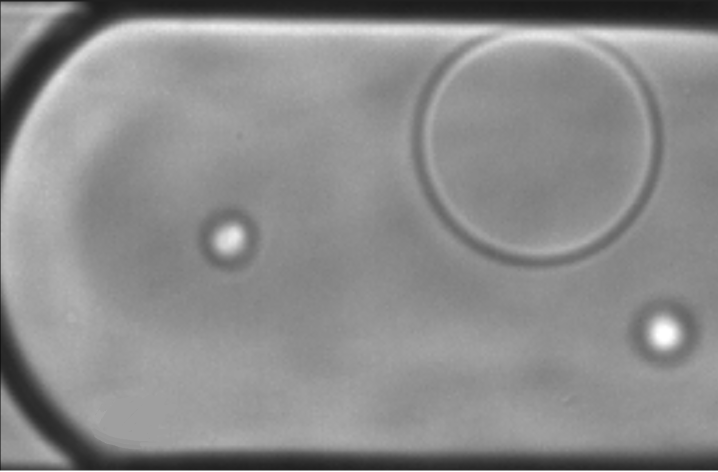
//> input picture CellularAutomata/droplets/cellImageWithsmallblobremoved.png, 1436 x 944 px, given in place of cell2.avi, which was not available (shown at 1/2 size)
$ ./CellularAutomata   (built with g++ and OpenCV 4)
//> lines starting //> are read from the running program, lines starting //| are printed output that depends on the picture; after the words box and inside, x2 and y2 are one past the last pixel; in counts of white or black regions, pixels touching at a corner belong together; pictures that were not available may be replaced by others from this repository, and a replacement may not be noted
#include <iostream>
#include <string>
#include <opencv2/core.hpp>
#include <opencv2/imgproc.hpp>
#include <opencv2/videoio.hpp>
#include <opencv2/highgui.hpp>
using namespace std;
using namespace cv;


const int cellVelocity = 26;

Mat backgroundMask(Mat theImage);	//returns a matrix which you can add to original image to remove
									//the background

bool curveDetect(Mat& cellCurve, int span, int start, int threshold, int morphCols);

int findPosFirstWhite(Mat& frontCurve);

Mat largeDotDetection(Mat& input);

void shiftImage(Mat& img, int xShift, int yShift);

void integrateMatrices(Mat& accumalator, Mat& next);

int findCircles(vector<vector<Point>>& contours, Mat &referenceImage);

void adjustDivider(Mat& divider, int dividerXPos);

int main(int argc, char* argv[])
{
	const char* inputVideoName = "images/cell2.avi";
	const char* frontCellCurve = "images/frontCellCurve.png";
	const char* backCellCurve = "images/backCellCurve.png";

	cout << inputVideoName << endl;
	VideoCapture inputVideo(inputVideoName);
	Mat inputFrames, thresholded, sobel, borderMask, backCurve, frontCurve, sobelX, summed,
		smallDots, finale, largeDots;

	Mat test;


	inputVideo >> inputFrames;
//> inputFrames is the input picture: 944 rows x 1436 cols, CV_8UC3; min 0, max 255, mean 139.1

	cvtColor(inputFrames, inputFrames, COLOR_BGR2GRAY);
//> inputFrames: 944 rows x 1436 cols, CV_8UC1

	// borderMask = backgroundMask(inputFrames);

	//All windows for the curve of the droplet
	namedWindow("input", WINDOW_AUTOSIZE); //Stores the input frame

	namedWindow("finale", WINDOW_AUTOSIZE);

	cv::Mat frontCurveMorph = imread(frontCellCurve, 0);
//> frontCellCurve.png cannot be read in this run, so this picture is empty
	threshold(frontCurveMorph, frontCurveMorph, 250, 255, THRESH_BINARY);

	int curveMorphSum = (int)sum(frontCurveMorph)[0];
//> curveMorphSum = 0

	cv::Mat backCurveMorph = imread(backCellCurve, 0);
//> backCellCurve.png cannot be read in this run, so this picture is empty
	threshold(backCurveMorph, backCurveMorph, 250, 255, THRESH_BINARY);

	cv::Mat squareMorph = cv::Mat::ones(cv::Size(3, 3), CV_8U);

	cv::Mat morphLineErosion = (cv::Mat_<uchar>(5, 5) <<
		0, 0, 0, 0, 0,
		0, 0, 0, 0, 0,
		1, 1, 1, 1, 1,
		0, 0, 0, 0, 0,
		0, 0, 0, 0, 0);

	Mat_<int> ellipses(7, 7);
	ellipses <<
		  0,  0,  0, -1,  0,  0,  0,
		  0,  0, -1,  1, -1,  0,  0,
		  0, -1,  1,  1,  1, -1,  0,
		 -1,  1,  1,  0,  1,  1, -1,
		  0, -1,  1,  1,  1, -1,  0,
		  0,  0, -1,  1, -1,  0,  0,
		  0,  0,  0, -1,  0,  0,  0;


	Mat ellipseMorph = getStructuringElement(MORPH_ELLIPSE, Size(5,5));

	Mat_<float> sobelMinusX(3, 3);
	sobelMinusX << 1, 0, -1, 2, 0, -2, 1, 0, -1;

	vector<vector<Point>> contours;

	waitKey(NULL);

	/******* Temoprarily create the border mask by manually created lines to remove anything not in the *******/
	/******************************************* Droplet Channel **********************************************/

	borderMask = cv::Mat::zeros(cv::Size(256, 256), CV_8U);
	// Creates the north border
	line(borderMask, Point(0, 47), Point(255, 47), Scalar(255), 2);
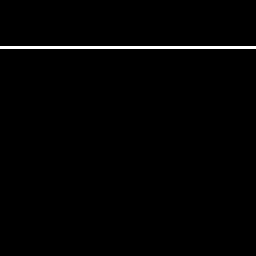
//> borderMask: 256 rows x 256 cols, CV_8UC1; 1.2% white; 1 white region, box (x1, y1, x2, y2) and area: (0, 46, 256, 49) 768
	// Creates the south border
	line(borderMask, Point(0, 214), Point(255, 214), Scalar(255), 2);
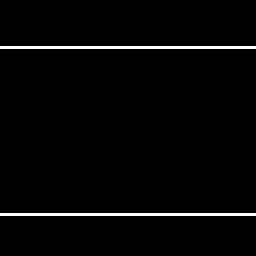
//> borderMask: 256 rows x 256 cols, CV_8UC1; 2.3% white; 2 white regions, box (x1, y1, x2, y2) and area: (0, 46, 256, 49) 768, (0, 213, 256, 216) 768
	// Fills the north and south border to then later subtract from finale
	floodFill(borderMask, Point(0, 0), Scalar(255));
	floodFill(borderMask, Point(0, 255), Scalar(255));
	imshow("Border Mask", borderMask);
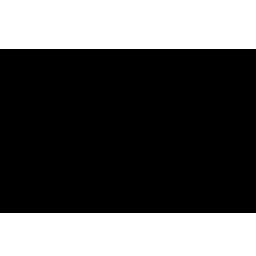
//> window 'Border Mask': 256 rows x 256 cols, CV_8UC1; 35.9% white; 2 white regions, box (x1, y1, x2, y2) and area: (0, 0, 256, 49) 12544, (0, 213, 256, 256) 11008

	/**********************************************************************************************************/

	Mat divider = cv::Mat::zeros(inputFrames.size(), inputFrames.type());
	int dividerXPos = 0;

	Mat accumalator = cv::Mat::zeros(inputFrames.size(), inputFrames.type());

	while (!inputFrames.empty())
	{

		imshow("input", inputFrames);
		threshold(inputFrames, test, 70, 255, THRESH_BINARY_INV);
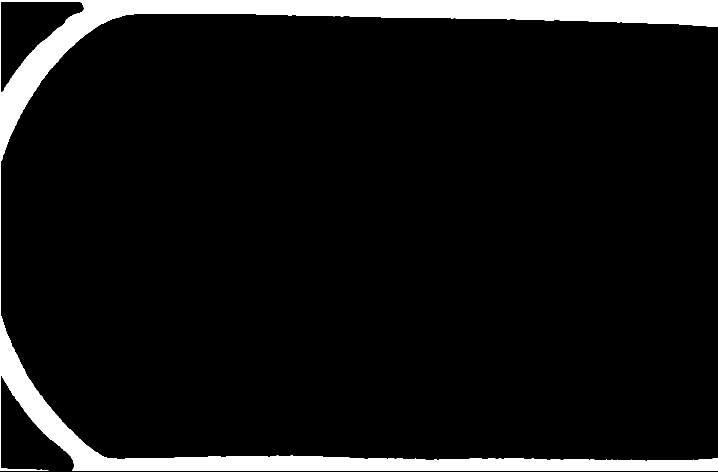
//> test: 944 rows x 1436 cols, CV_8UC1 (shown at 1/2 size); 7.8% white; 1 white region, box (x1, y1, x2, y2) and area: (0, 0, 1436, 941) 106169

		/**********************************  Large Dot Detection  *************************************************/
		// Detect the larger dots using a difference of gaussian filter and store in largeDots matrix
		largeDots = largeDotDetection(inputFrames);
//> in largeDotDetection, `threshold(diff, diff, 40, 255, THRESH_BINARY);`:
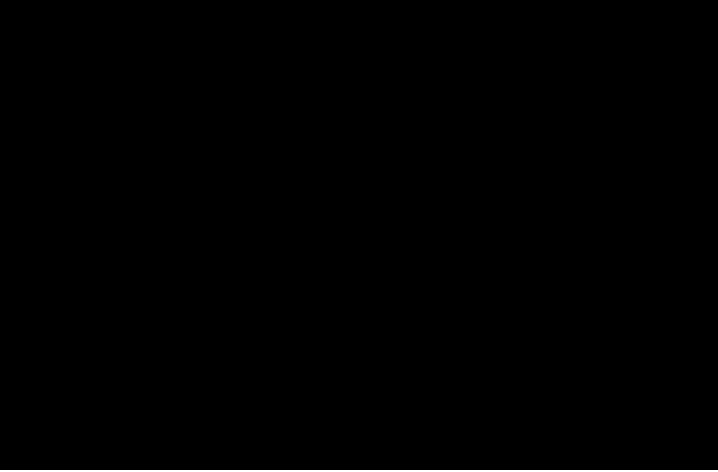
//> diff: 944 rows x 1436 cols, CV_8UC1 (shown at 1/2 size); 0.32% white; 1 white region, box (x1, y1, x2, y2) and area: (0, 941, 1436, 944) 4308
		imshow("large circles dog detection", largeDots); // Displays the result

		/**********************************************************************************************************/


		/************************** Cell front and back curve detection********************************************/

		Sobel(inputFrames, sobelX, CV_8U, 1, 0, 3); //standard Sobel in X direction
		// Threshold to convert to a binary format as well as remove small noise
		threshold(sobelX, sobelX, 80, 255, THRESH_BINARY);
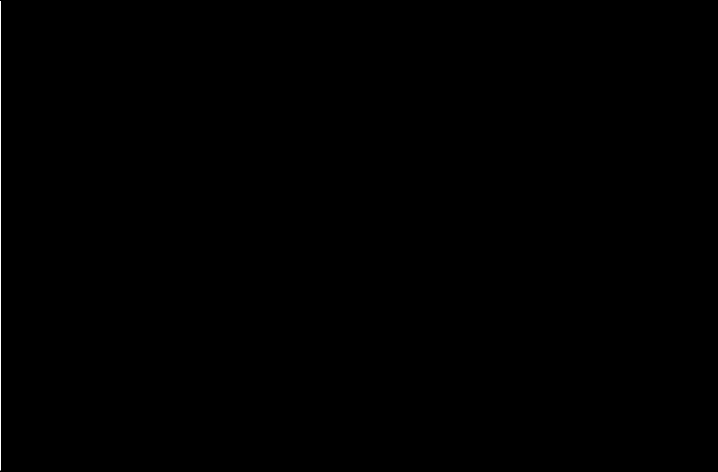
//> sobelX: 944 rows x 1436 cols, CV_8UC1 (shown at 1/2 size); 0.07% white in thin lines or dots, all inside (x1, y1, x2, y2) = (1, 2, 2, 941)

		// Initialize the two matrices which will store the result of the morphological open operations
		// We will perform to single out the front and back of the cell
		frontCurve = cv::Mat::zeros(sobelX.size(), sobelX.type());
		backCurve = cv::Mat::zeros(sobelX.size(), sobelX.type());

		// Performs a morpholigical open, as well as using the opposite curve, i.e eroding with front, dilating with back
		// To get the correct orientation on the reconstructed curve
		// Front curve open operation
		erode(sobelX, frontCurve, frontCurveMorph);
		dilate(frontCurve, frontCurve, backCurveMorph);
		imshow("Front Cell", frontCurve);
		// Back curve open operation
		erode(sobelX, backCurve, backCurveMorph);
		dilate(backCurve, backCurve, frontCurveMorph);
		imshow("Back Cell", backCurve);
		// End result is 2 matrices which contain only the front and back curves of droplets

		/**********************************************************************************************************/


		/********************* Detection of smaller dots using a elliptical edge detection kernel *****************/

		// Filter with custom ellipse edge kernel
		filter2D(inputFrames, smallDots, CV_8U, ellipses);
		// Morph to remove any noise and keep significant gradients only (those which are elliptical in nature
		// such as the small dots
		morphologyEx(smallDots, smallDots, MORPH_OPEN, squareMorph);
		// Convert to binary to remove noise and leave just the dots
		smallDots = largeDotDetection(smallDots);
//> in largeDotDetection (call 2), `threshold(diff, diff, 40, 255, THRESH_BINARY);`:
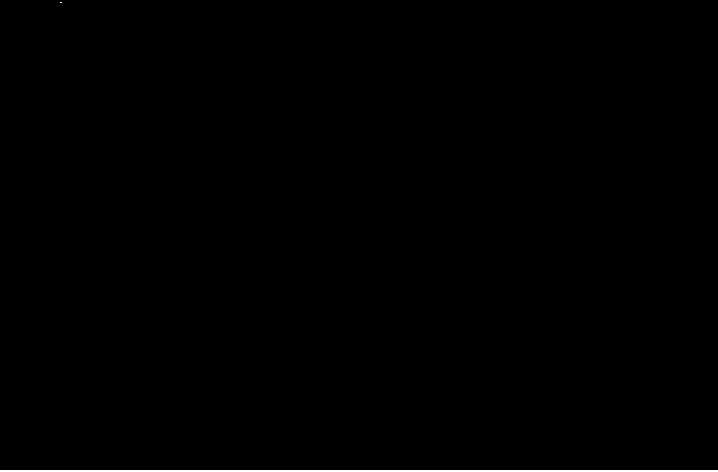
//> diff: 944 rows x 1436 cols, CV_8UC1 (shown at 1/2 size); 0.32% white; 2 white regions (1 under 20 px), largest, box (x1, y1, x2, y2) and area: (0, 941, 1436, 944) 4308
		imshow("Small Dots", smallDots);

		threshold(smallDots, smallDots, 155, 255, THRESH_BINARY);

		/********************************************************************************************************/

//> (the run ends here: the program stops with an error, at `test = test - borderMask;`)

$ run again, on CellularAutomata/droplets/blob.png
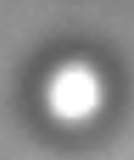
//> input picture CellularAutomata/droplets/blob.png, 134 x 160 px, given in place of cell2.avi, which was not available
//> inputFrames is the input picture: 160 rows x 134 cols, CV_8UC3; min 96, max 255, mean 139.5
//> inputFrames: 160 rows x 134 cols, CV_8UC1
//> curveMorphSum = 0
//> test: 160 rows x 134 cols, CV_8UC1; every value is 0
//> `threshold(sobelX, sobelX, 80, 255, THRESH_BINARY);`:
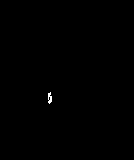
//> sobelX: 160 rows x 134 cols, CV_8UC1; 0.15% white in thin lines or dots, all inside (x1, y1, x2, y2) = (48, 92, 52, 104)
//> in largeDotDetection (call 2), `diff = g1 - g2;`:
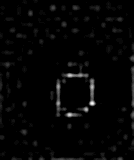
//> diff: 160 rows x 134 cols, CV_8UC1; min 0, max 26, mean 0.5; drawn with min black and max white
